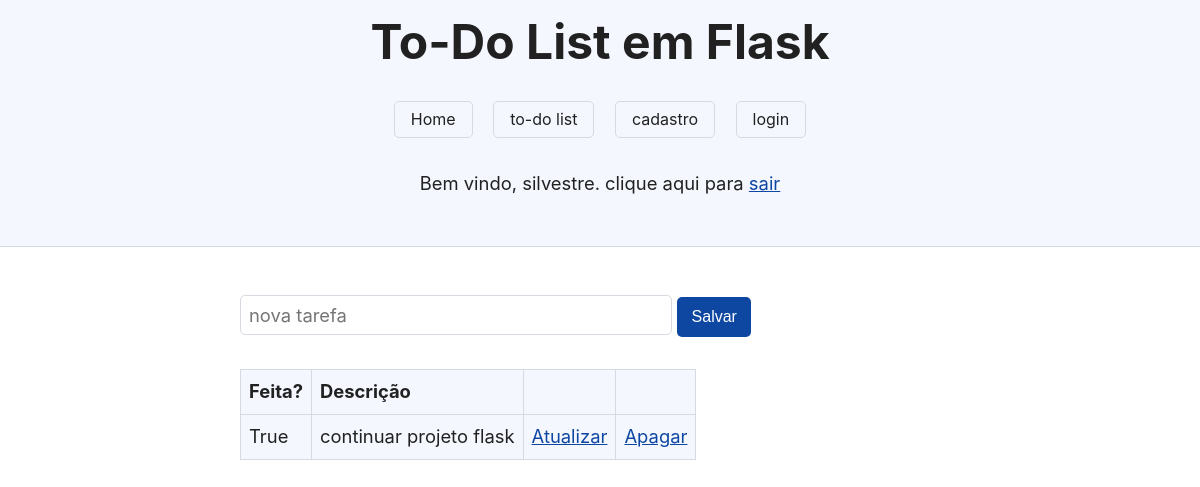
Before: /todo/ (signed in) with the older database file.
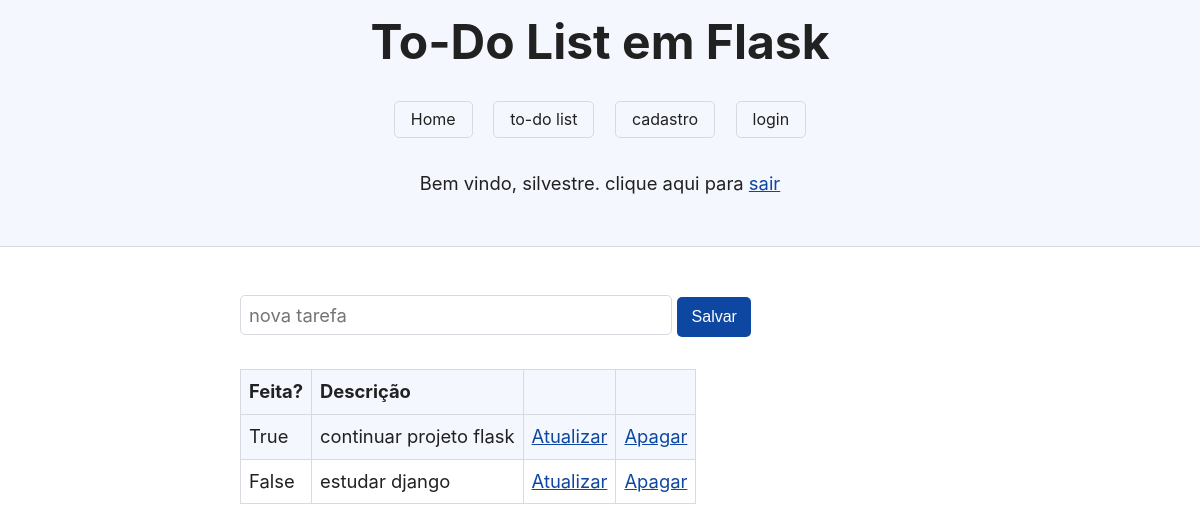
After: the same page with the newer database file.
### __init__.py (models this page shows, shortened)
class Usuário(db.Model, UserMixin):
    id = db.Column(db.Integer, primary_key = True)
    nome = db.Column(db.String, nullable = False)
    email = db.Column(db.String, nullable = False, unique = True)
    senha = db.Column(db.String, nullable = False)
    admin = db.Column(db.Boolean, default = False)
    tarefas = db.relationship('Tarefa', backref = 'usuário')

class Tarefa(db.Model):
    id = db.Column(db.Integer, primary_key=True)
    descrição = db.Column(db.String, nullable = True)
    completa = db.Column(db.Boolean, default=False)
    id_usuário = db.Column(db.Integer, db.ForeignKey("usuário.id"), nullable = False)

### __init__.py (the view)
@app.route("/todo/")
@login_required
def todo():
    return render_template("todo.html")

### __init__.py (called while the page is built)
@login_manager.user_loader
def load_user(user_id):
    return db.session.get(Usuário, user_id)

### templates/todo.html (shortened to what this page needs)
{% extends 'base.html' %}
{% block conteúdo %}
    <p>
        <form action="/todo/add/" method="post">
            <input type="text" name="descrição" placeholder="nova tarefa" required>
            <button type="submit">Salvar</button>
        </form>
    </p>
    <table>
        <tr>
            <th>Feita?</th>
            <th>Descrição</th>
            <th></th>
            <th></th>
        </tr>
        {% for tarefa in current_user.tarefas %}
            <tr>
                <td>{{ tarefa.completa }}</td>
                <td>{{ tarefa.descrição }}</td>
                <td><a href="/todo/{{ tarefa.id }}/check/">Atualizar</a></td>
                <td><a href="/todo/{{ tarefa.id }}/delete/">Apagar</a></td>
            </tr>
        {% endfor %}
    </table>
{% endblock conteúdo %}

### templates/base.html (shortened to what this page needs)
<!DOCTYPE html>
<html lang="pt-br">
<head>
    <link rel="stylesheet" href="{{url_for('static', filename='simple.css')}}">
</head>
<body>
    <header>
        <h1>To-Do List em Flask</h1>
        <nav>
            <a href="/">Home</a>
            <a href="/todo/">to-do list</a>
            <a href="/cadastro/">cadastro</a>
            <a href="/login/">login</a>
        </nav>
        {% if current_user.is_authenticated %}
            <p>Bem vindo, {{current_user.nome}}. clique aqui para <a href="/logout/">sair</a></p>
        {% endif %}
    </header>
    <main>
        {% block conteúdo %}
        {% endblock conteúdo %}
    </main>
</body>
</html>

### static/simple.css (style rules this page uses)
:root { --sans-font: -apple-system, BlinkMacSystemFont, "Avenir Next", Avenir, "Nimbus Sans L", Roboto, Noto, "Segoe UI", Arial, Helvetica, "Helvetica Neue", sans-serif; --mono-font: Consolas, Menlo, Monaco, "Andale Mono", "Ubuntu Mono", monospace; --bg: #fff; --accent-bg: #f5f7ff; --text: #212121; --text-light: #585858; --border: #d8dae1; --accent: #0d47a1; --code: #d81b60; --preformatted: #444; --marked: #ffdd33; --disabled: #efefef; }
html { font-family: var(--sans-font); scroll-behavior: smooth; }
body { color: var(--text); background: var(--bg); font-size: 1.15rem; line-height: 1.5; display: grid; grid-template-columns: 1fr min(45rem, 90%) 1fr; margin: 0; }
body>* { grid-column: 2; }
body > header { background: var(--accent-bg); border-bottom: 1px solid var(--border); text-align: center; padding: 0 0.5rem 2rem 0.5rem; grid-column: 1 / -1; box-sizing: border-box; }
body > header h1 { max-width: 1200px; margin: 1rem auto; }
body > header p { max-width: 40rem; margin: 1rem auto; }
main { padding-top: 1.5rem; }
h1 { font-size: 3rem; }
h1, h2, h3 { line-height: 1.1; }
a, a:visited { color: var(--accent); }
button, [role="button"], input[type="submit"], input[type="reset"], input[type="button"] { border: none; border-radius: 5px; background: var(--accent); font-size: 1rem; color: var(--bg); padding: 0.7rem 0.9rem; margin: 0.5rem 0; }
header > nav { font-size: 1rem; line-height: 2; padding: 1rem 0 0 0; }
header > nav a, header > nav a:visited { margin: 0 1rem 1rem 0; border: 1px solid var(--border); border-radius: 5px; color: var(--text); display: inline-block; padding: 0.1rem 1rem; text-decoration: none; }
header > nav a:last-child { margin-right: 0; }
table { border-collapse: collapse; display: block; margin: 1.5rem 0; overflow: auto; width: 100%; }
td, th { border: 1px solid var(--border); text-align: left; padding: 0.5rem; }
th { background: var(--accent-bg); font-weight: bold; }
tr:nth-child(even) { background: var(--accent-bg); }
textarea, select, input { font-size: inherit; font-family: inherit; padding: 0.5rem; margin-bottom: 0.5rem; color: var(--text); background: var(--bg); border: 1px solid var(--border); border-radius: 5px; box-shadow: none; box-sizing: border-box; width: 60%; -moz-appearance: none; -webkit-appearance: none; appearance: none; }

Changed rows visible on the page:
added Tarefa: completa "False", descrição "estudar django"
